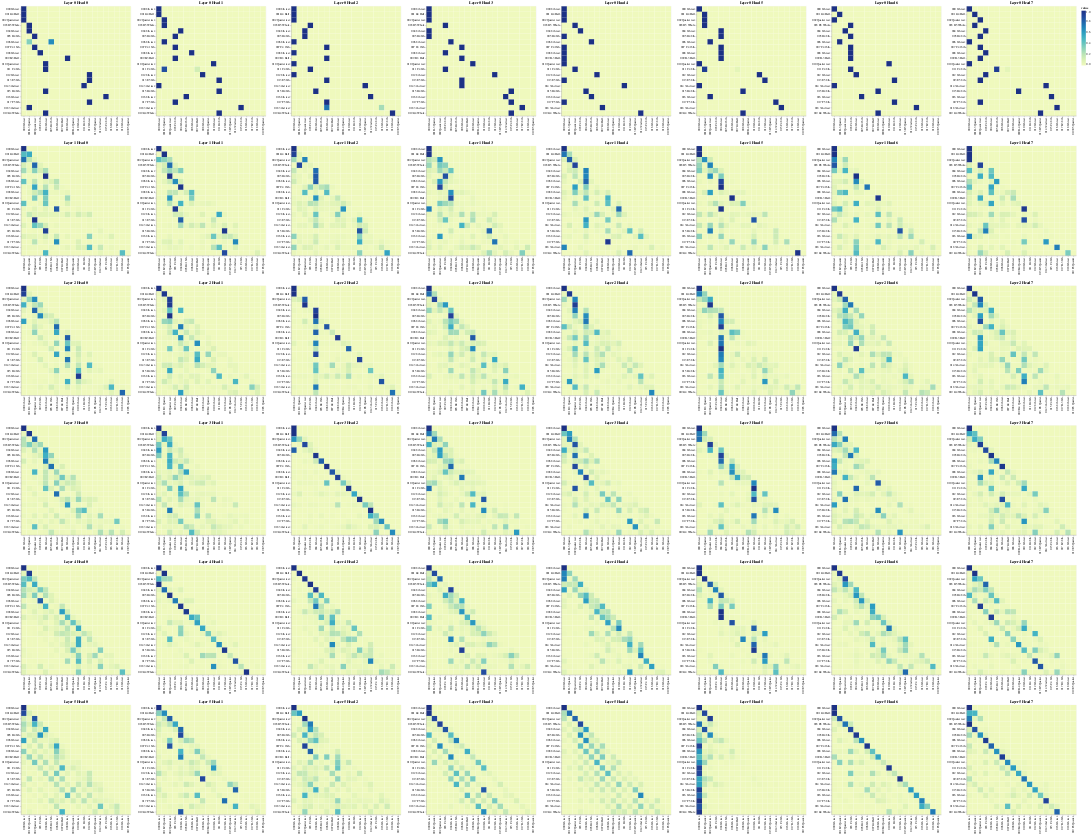

Notebook code for this chart:
### Code cell
# Decoder Self-Attention
layers = [0,1,2,3,4,5]
heads = [0,1,2,3,4,5,6,7]
# get_all_attention_maps("decoder", layers, heads, input_tokens, input_tokens, min(50, sentence_len))
# min(len(input_tokens), sentence_len)
get_all_attention_maps(layers, heads, input_tokens, output_tokens, 20)
